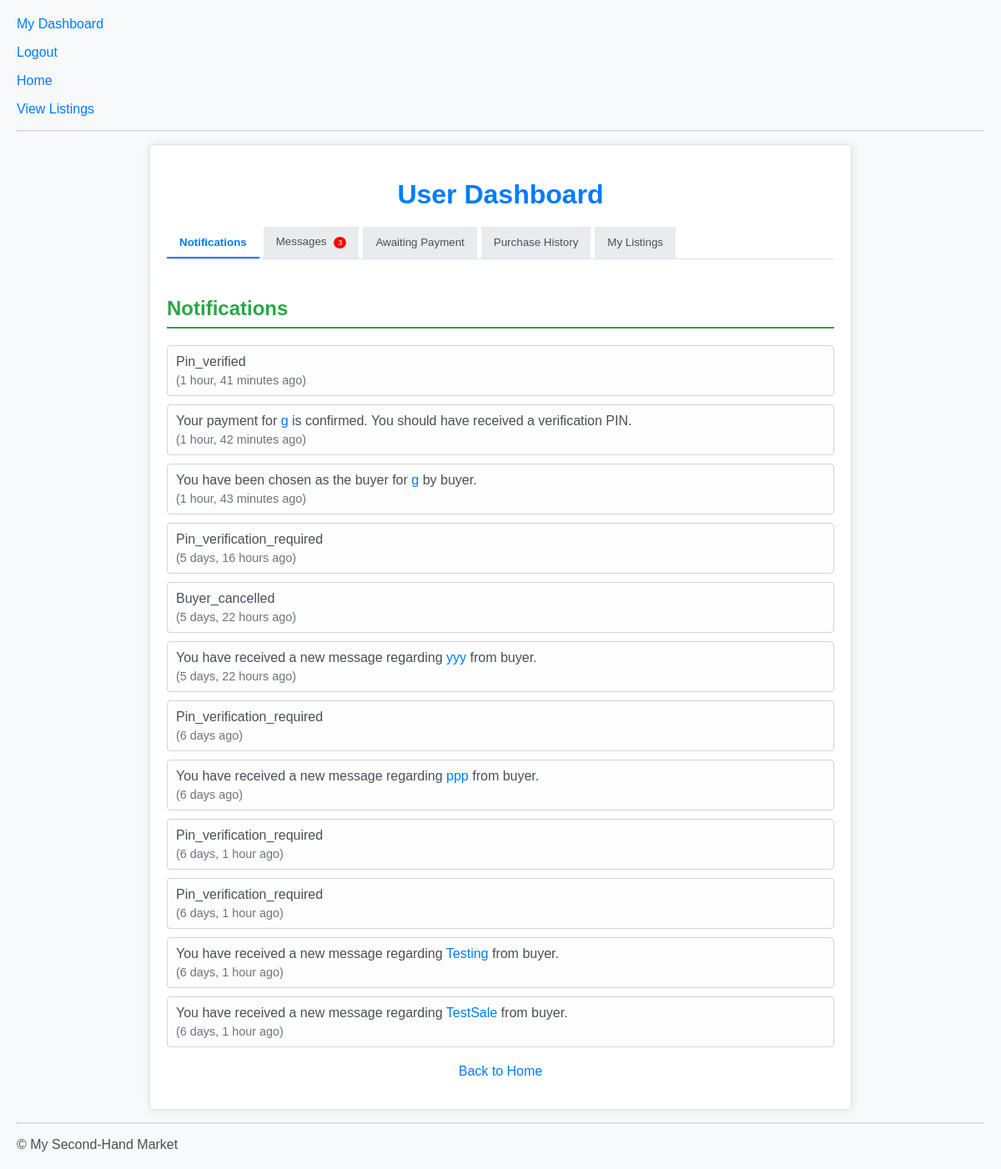
The page /dashboard/ (signed in) on the database its author committed.
### marketplace/models.py (models this page shows, shortened)
class Notification(models.Model):
    recipient = models.ForeignKey(User, related_name='notifications', on_delete=models.CASCADE)
    message = models.ForeignKey('Message', on_delete=models.CASCADE, null=True, blank=True)
    notification_type = models.CharField(max_length=255)  # e.g., 'buyer_chosen', 'message_received'
    is_read = models.BooleanField(default=False)
    created_at = models.DateTimeField(auto_now_add=True)
    class Meta:
        ordering = ['-created_at']

class Message(models.Model):
    sender = models.ForeignKey(User, related_name='sent_messages', on_delete=models.CASCADE)
    recipient = models.ForeignKey(User, related_name='received_messages', on_delete=models.CASCADE)
    item = models.ForeignKey('Item', on_delete=models.CASCADE)
    subject = models.CharField(max_length=255)
    body = models.TextField()
    sent_at = models.DateTimeField(auto_now_add=True)
    is_read = models.BooleanField(default=False)
    is_accepted = models.BooleanField(default=False)  # Seller accepted buyer's offer
    payment_processed = models.BooleanField(default=False)
    transaction_id = models.CharField(max_length=100, unique=True, null=True, blank=True) # Unique transaction identifier
    class Meta:
        ordering = ['-sent_at']

class Item(models.Model):
    seller = models.ForeignKey(User, on_delete=models.CASCADE)
    title = models.CharField(max_length=200)
    description = models.TextField()
    category = models.ForeignKey(Category, on_delete=models.CASCADE)
    condition = models.CharField(
        max_length=50,
        choices=[
            ('new', 'New'),
            ('like_new', 'Like New'),
            ('very_good', 'Very Good'),
            ('good', 'Good'),
            ('fair', 'Fair'),
            ('damaged', 'Damaged'),
        ],
        default='good'
    )
    price = models.DecimalField(max_digits=10, decimal_places=2)
    image1 = models.ImageField(upload_to='item_images/', null=True, blank=True)
    image2 = models.ImageField(upload_to='item_images/', null=True, blank=True)
    image3 = models.ImageField(upload_to='item_images/', null=True, blank=True)
    image4 = models.ImageField(upload_to='item_images/', null=True, blank=True)
    image5 = models.ImageField(upload_to='item_images/', null=True, blank=True)
    image6 = models.ImageField(upload_to='item_images/', null=True, blank=True)
    image1_thumbnail = models.ImageField(upload_to='item_thumbnails/', blank=True, null=True)
    image2_thumbnail = models.ImageField(upload_to='item_thumbnails/', blank=True, null=True)
    image3_thumbnail = models.ImageField(upload_to='item_thumbnails/', blank=True, null=True)
    image4_thumbnail = models.ImageField(upload_to='item_thumbnails/', blank=True, null=True)
    image5_thumbnail = models.ImageField(upload_to='item_thumbnails/', blank=True, null=True)
    image6_thumbnail = models.ImageField(upload_to='item_thumbnails/', blank=True, null=True)
    created_at = models.DateTimeField(auto_now_add=True)
    updated_at = models.DateTimeField(auto_now=True)

### marketplace/views.py (the view, shortened to what this page needs)
# urls.py: path('dashboard/', views.user_dashboard, name='user_dashboard'),
@login_required
def user_dashboard(request):
    received_messages = Message.objects.filter(recipient=request.user).exclude(sender=request.user, is_accepted=True).order_by('-sent_at')
    unread_messages_count = received_messages.filter(is_read=False).count()
    notifications = Notification.objects.filter(recipient=request.user).order_by('-created_at')
    unread_notifications_count = notifications.filter(is_read=False).count()
    items_to_pay = Item.objects.filter(
        message__sender=request.user,
        message__is_accepted=True,
        message__payment_processed=False
    ).prefetch_related('message_set').distinct()
    awaiting_payment_count = items_to_pay.count()
    items_awaiting_payment_with_messages = []
    purchase_history = ItemTransaction.objects.filter(
        buyer=request.user,
        payment_timestamp__isnull=False,   # Payment made
        pin_verified=True,                 # PIN verified
    ).order_by('-payment_timestamp').select_related('item', 'seller')
    purchase_history_count = purchase_history.count()
    my_listings = Item.objects.filter(seller=request.user).order_by('-created_at')
    my_listings_count = my_listings.count()
    received_messages_with_cancellation_status = []
    for message in received_messages:
        buyer_cancelled_notification_exists = message.notification_set.filter(notification_type='buyer_cancelled').exists()
        received_messages_with_cancellation_status.append({
            'message': message,
            'buyer_cancelled': buyer_cancelled_notification_exists,
        })
    context = {
        'received_messages_with_cancellation_status': received_messages_with_cancellation_status,
        'unread_messages_count': unread_messages_count,
        'notifications': notifications,
        'unread_notifications_count': unread_notifications_count,
        'items_to_pay': items_awaiting_payment_with_messages,
        'awaiting_payment_count': awaiting_payment_count,
        'purchase_history': purchase_history,
        'purchase_history_count': purchase_history_count,
        'my_listings': my_listings,
        'my_listings_count': my_listings_count,
    }
    return render(request, 'marketplace/user_dashboard.html', context)

### marketplace/templates/marketplace/user_dashboard.html (shortened to what this page needs)
{% extends 'marketplace/base.html' %}
{% block content %}
<div class="dashboard-container">
    <h1>User Dashboard</h1>
    <div class="dashboard-tabs">
        <button class="tab-button {% if unread_notifications_count > 0 %}has-notifications{% endif %} active" onclick="openTab('notifications')">
            Notifications
        </button>
        <button class="tab-button {% if unread_messages_count > 0 %}has-notifications{% endif %}" onclick="openTab('messages')">
            Messages
            {% if unread_messages_count > 0 %}
            <span class="notification-indicator">{{ unread_messages_count }}</span>
            {% endif %}
        </button>
        <button class="tab-button {% if awaiting_payment_count > 0 %}has-notifications{% endif %}" onclick="openTab('awaiting_payment')">
            {% if request.user.is_seller %}Awaiting Action{% else %}Awaiting Payment{% endif %}
        </button>
        <button class="tab-button" onclick="openTab('purchase_history')">
            {% if request.user.is_seller %}Sales History{% else %}Purchase History{% endif %}
        </button>
        <button class="tab-button" onclick="openTab('my_listings')">My Listings</button>
    </div>
    <div id="notifications" class="tab-content active">
        <h2>Notifications</h2>
        {% if notifications %}
        <ul>
            {% for notification in notifications %}
            <li>
                {% if notification.notification_type == 'buyer_chosen' %}
                    {% if request.user == notification.recipient and notification.message and notification.message.item %}
                        You have been chosen as the buyer for
                        <a href="{% url 'item_detail' notification.message.item.id %}">{{ notification.message.item.title }}</a>
                        by {{ notification.message.recipient.username }}.
                    {% elif request.user == notification.message.recipient and notification.message and notification.message.item %}
                        You chose {{ notification.message.sender.username }} as the buyer for
                        <a href="{% url 'item_detail' notification.message.item.id %}">{{ notification.message.item.title }}</a>.
                    {% else %}
                        {{ notification.notification_type|capfirst }}
                    {% endif %}
                {% elif notification.notification_type == 'message_received' and notification.message and notification.message.item %}
                    You have received a new message regarding
                    <a href="{% url 'item_detail' notification.message.item.id %}">{{ notification.message.item.title }}</a>
                    from {{ notification.message.sender.username }}.
                {% elif notification.notification_type == 'payment_confirmed_pin_sent' %}
                    {% if request.user == notification.recipient and notification.message and notification.message.item %}
                        Your payment for
                        <a href="{% url 'item_detail' notification.message.item.id %}">{{ notification.message.item.title }}</a>
                        is confirmed. You should have received a verification PIN.
                    {% elif request.user == notification.message.recipient and notification.message and notification.message.item %}
                        {{ notification.message.sender.username }} has confirmed payment for
                        <a href="{% url 'item_detail' notification.message.item.id %}">{{ notification.message.item.title }}</a>.
                        A verification PIN has been sent to them.
                    {% else %}
                        {{ notification.notification_type|capfirst }}
                    {% endif %}
                {% elif notification.notification_type == 'pin_verified' %}
                    {% if request.user == notification.recipient and notification.message and notification.message.item %}
                        The PIN for your purchase of
                        <a href="{% url 'item_detail' notification.message.item.id %}">{{ notification.message.item.title }}</a>
                        has been successfully verified.
                    {% elif request.user == notification.message.recipient and notification.message and notification.message.item %}
                        The buyer has successfully verified the PIN for
                        <a href="{% url 'item_detail' notification.message.item.id %}">{{ notification.message.item.title }}</a>.
                        Funds will now be processed (simulated).
                    {% else %}
                        {{ notification.notification_type|capfirst }}
                    {% endif %}
                {% else %}
                    {{ notification.notification_type|capfirst }}
                {% endif %}
                <small>({{ notification.created_at|timesince }} ago)</small>
            </li>
            {% endfor %}
        </ul>
        {% else %}
        <p>No notifications yet.</p>
        {% endif %}
    </div>
    <p class="back-link"><a href="{% url 'home' %}">Back to Home</a></p>
</div>
{% endblock %}

### marketplace/templates/marketplace/base.html (style rules this page uses)
body { font-family: sans-serif; margin: 20px; }

### marketplace/templates/marketplace/user_dashboard.html (style rules this page uses)
body { font-family: 'Arial', sans-serif; margin: 20px; background-color: #f8f9fa; color: #495057; }
h1 { color: #007bff; text-align: center; margin-bottom: 20px; }
.dashboard-container { max-width: 800px; margin: 0 auto; padding: 20px; background-color: #fff; border: 1px solid #dee2e6; border-radius: 5px; box-shadow: 0 0 10px rgba(0, 0, 0, 0.1); }
.dashboard-tabs { display: flex; border-bottom: 1px solid #dee2e6; margin-bottom: 15px; }
.tab-button { background-color: #e9ecef; color: #495057; border: none; padding: 10px 15px; cursor: pointer; transition: background-color 0.3s ease; border-bottom: 2px solid transparent; margin-right: 5px; }
.tab-button.active { background-color: #fff; color: #007bff; border-bottom: 2px solid #007bff; font-weight: bold; }
.tab-content { display: none; padding-top: 15px; }
.tab-content.active { display: block; }
h2 { color: #28a745; margin-top: 15px; border-bottom: 2px solid #28a745; padding-bottom: 8px; font-size: 1.5em; }
ul { list-style: none; padding: 0; }
li { margin-bottom: 10px; padding: 10px; border: 1px solid #ced4da; border-radius: 4px; background-color: #fdfdfd; }
a { color: #007bff; text-decoration: none; }
small { color: #6c757d; display: block; margin-top: 5px; font-size: 0.9em; }
.back-link { margin-top: 20px; text-align: center; }
.notification-indicator { display: inline-block; background-color: red; color: white; font-size: 0.7em; border-radius: 50%; padding: 2px 5px; margin-left: 5px; vertical-align: middle; }

### rows shown on the page
Notification: notification_type "Pin_verified", created_at "1 hour, 41 minutes"
Notification: message.item "g", created_at "1 hour, 42 minutes"
Notification: message.item "g", message.recipient.username "buyer", created_at "1 hour, 43 minutes"
Notification: notification_type "Pin_verification_required", created_at "5 days, 16 hours"
Notification: notification_type "Buyer_cancelled", created_at "5 days, 22 hours"
Notification: message.item "yyy", message.sender.username "buyer", created_at "5 days, 22 hours"
Notification: notification_type "Pin_verification_required", created_at "6 days"
Notification: message.item "ppp", message.sender.username "buyer", created_at "6 days"
Notification: notification_type "Pin_verification_required", created_at "6 days, 1 hour"
Notification: notification_type "Pin_verification_required", created_at "6 days, 1 hour"
Notification: message.item "Testing", message.sender.username "buyer", created_at "6 days, 1 hour"
Notification: message.item "TestSale", message.sender.username "buyer", created_at "6 days, 1 hour"

### other values the page prints
{{ unread_messages_count }} "3"
